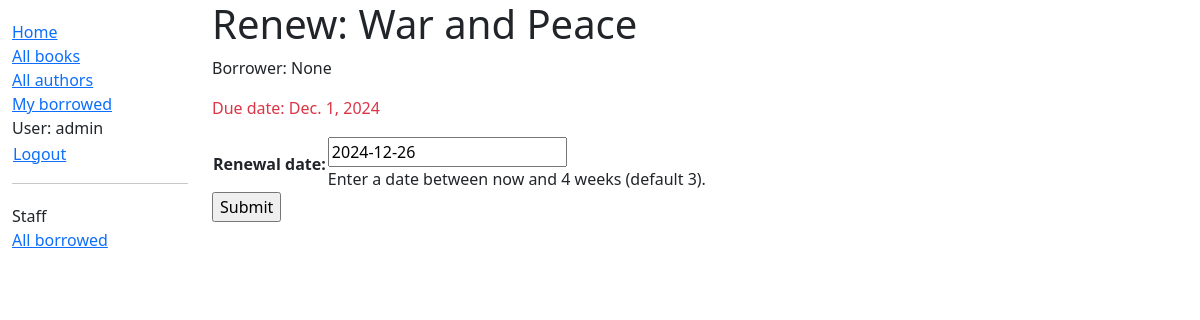
Before: /catalog/book/fef36710-07b6-4198-9d33-91012deada93/renew/ (signed in) with the older database file.
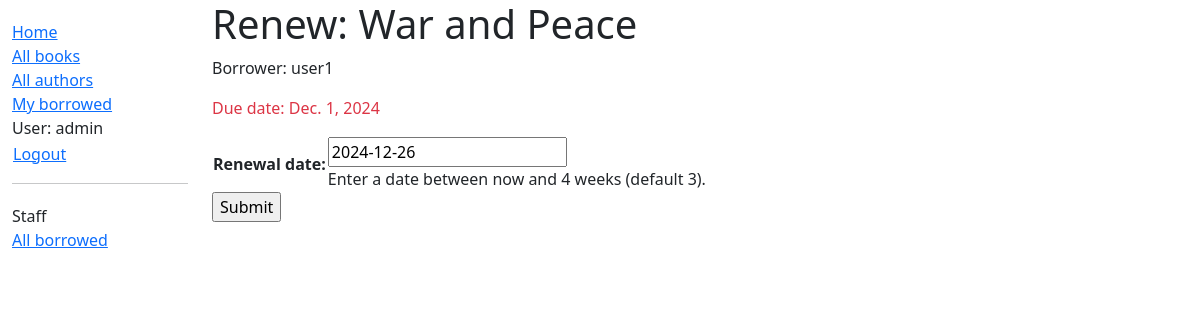
After: the same page with the newer database file.
### catalog/models.py (models this page shows, shortened)
class BookInstance(models.Model):
    id = models.UUIDField(primary_key=True, default=uuid.uuid4, help_text="Unique ID for this particular book across whole library")
    book = models.ForeignKey('Book', on_delete=models.RESTRICT, null=True)
    imprint = models.CharField(max_length=200)
    due_back = models.DateField(null=True, blank=True)
    borrower = models.ForeignKey(settings.AUTH_USER_MODEL, on_delete=models.SET_NULL, null=True, blank=True)
    LOAN_STATUS = (
        ('m', 'Maintenance'),
        ('o', 'On loan'),
        ('a', 'Available'),
        ('r', 'Reserved'),
    )
    status = models.CharField(
        max_length=1,
        choices=LOAN_STATUS,
        blank=True,
        default='m',
        help_text='Book availability',
    )
    class Meta:
        ordering=['due_back']
        permissions = (('can_mark_returned', 'Set book as returned'), )
    @property
    def is_overdue(self):
        return bool(self.due_back and date.today() > self.due_back)

### catalog/views.py (the view)
# urls.py: path('book/<uuid:pk>/renew/', views.renew_book_librarian, name='renew-book-librarian'),
@login_required
@permission_required('catalog.can_mark_returned', raise_exception=True)
def renew_book_librarian(request, pk):
    book_instance = get_object_or_404(BookInstance, pk=pk)
    if request.method == 'POST':
        form = RenewBookForm(request.POST)
        if form.is_valid():
            book_instance.due_back = form.cleaned_data['renewal_date']
            book_instance.save()
            return HttpResponseRedirect(reverse('all-borrowed'))
    else:
        proposed_renewal_date = datetime.date.today() + datetime.timedelta(weeks=3)
        form = RenewBookForm(initial={'renewal_date': proposed_renewal_date})
        context = {
            'form': form,
            'book_instance': book_instance,
        }
        return render(request, 'catalog/book_renew_librarian.html', context)

### catalog/forms.py (shortened to what this page needs)
class RenewBookForm(forms.Form):
    renewal_date = forms.DateField(help_text="Enter a date between now and 4 weeks (default 3).")

### catalog/templates/catalog/book_renew_librarian.html (shortened to what this page needs)
{% extends "base_generic.html" %}
{% block content %}
    <h1>Renew: {{ book_instance.book.title }}</h1>
    <p>Borrower: {{ book_instance.borrower }}</p>
    <p {% if book_instance.is_overdue %} class="text-danger"{% endif %}>Due date: {{ book_instance.due_back }}</p>
    <form action="" method="post">
        <table>
            {{ form.as_table }}
        </table>
        <input type="submit" value="Submit">
    </form>
{% endblock %}

Changed rows visible on the page:
changed BookInstance: borrower "None" → "user1"
